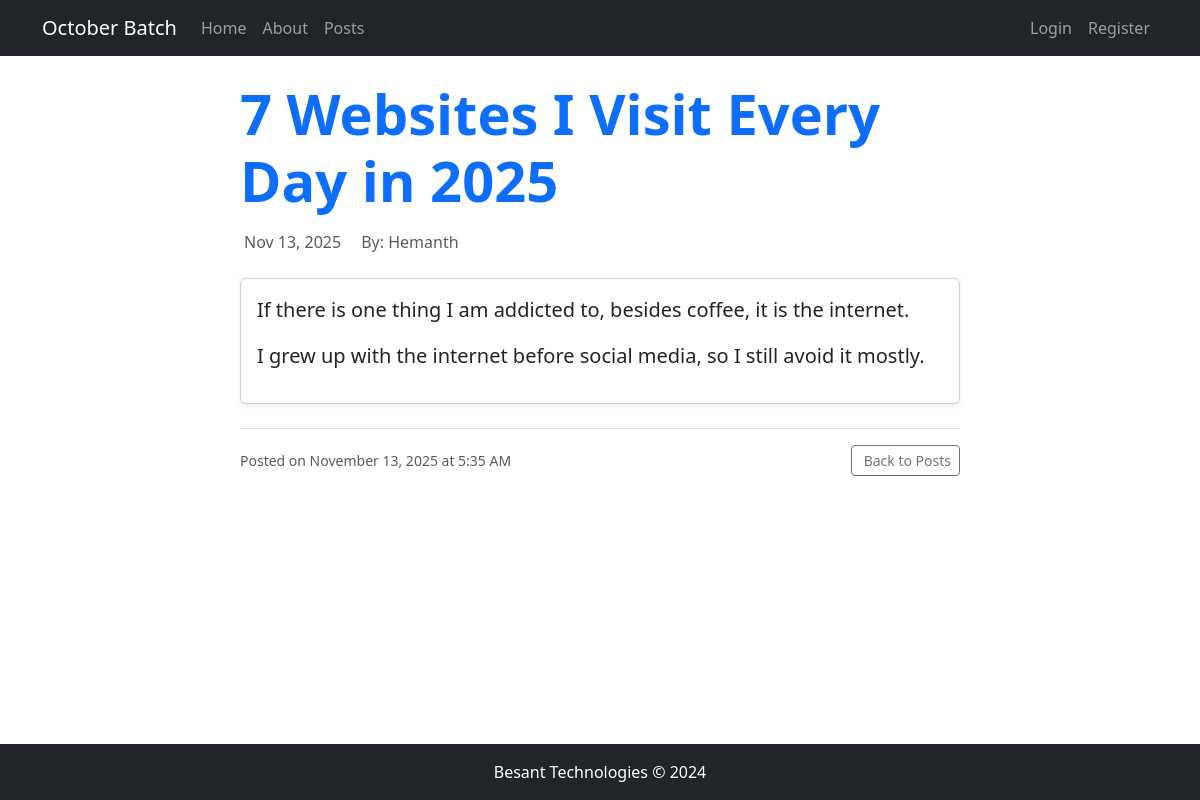
The app's page /posts/9 with its own data.
### myapp/models.py (models this page shows, shortened)
class Post(models.Model):
    title = models.CharField(max_length=200, help_text="Enter the post's title (max 200 characters).")
    content = models.TextField(help_text="Write the full content of the post.")
    author = models.ForeignKey(Author, on_delete=models.CASCADE, help_text="Select the author who wrote this post.")
    cover_image = models.ImageField(
        upload_to=upload_to,
        blank=True,
        null=True,
        help_text="Upload a cover image for this post"
    )
    is_published = models.BooleanField(default=False, help_text="Mark as published to make the post visible to readers.")
    created_at = models.DateTimeField(auto_now_add=True, help_text="Date and time when the post was created (auto-populated).")

class Author(models.Model):
    name = models.CharField(max_length=100)
    email = models.EmailField()
    created_at = models.DateTimeField(auto_now_add=True)
    def __str__(self):
        return self.name

### myapp/views.py (the view)
# urls.py: path('posts/<int:id>', PostDetailedView.as_view(), name='post_details'),
class PostDetailedView(DetailView):
    model = Post
    template_name = "post_detail.html"
    context_object_name = "post"
    pk_url_kwarg = 'id'

### myapp/templates/post_detail.html (shortened to what this page needs)
{% extends "base.html" %}
{% block content %}
<div class="container mt-4">
  <div class="row justify-content-center">
    <div class="col-lg-10 col-xl-8">
      {% if post %}
        <article class="post-detail">
          <header class="mb-4">
            <h1 class="display-4 fw-bold text-primary mb-3">{{ post.title }}</h1>
            <div class="d-flex flex-wrap align-items-center text-muted mb-3">
              <span class="me-3">
                {{ post.created_at|date:"M d, Y" }}
              </span>
              <span>
                By: {{ post.author }}
              </span>
            </div>
          </header>
          <div class="post-content">
            <div class="card shadow-sm">
              <div class="card-body">
                <div class="post-text fs-5">
                  {{ post.content|linebreaks }}
                </div>
              </div>
            </div>
          </div>
          <footer class="mt-4 pt-3 border-top">
            <div class="d-flex justify-content-between align-items-center">
              <small class="text-muted">
                Posted on {{ post.created_at|date:"F d, Y \a\t g:i A" }}
              </small>
              <div class="post-actions">
                <a href="{% url 'post' %}" class="btn btn-outline-secondary btn-sm">
                  Back to Posts
                </a>
              </div>
            </div>
          </footer>
        </article>
      {% endif %}
    </div>
  </div>
</div>
{% endblock %}

### myapp/templates/base.html (shortened to what this page needs)
{% load static %}
<!DOCTYPE html>
<html lang="en">
<head>
    <link rel="stylesheet" href="{% static 'css/style.css' %}">
    <link href="https://cdn.jsdelivr.net/npm/bootstrap@5.3.0/dist/css/bootstrap.min.css" rel="stylesheet">
</head>
<body class="d-flex flex-column min-vh-100">
    <nav class="navbar navbar-expand-lg navbar-dark bg-dark">
        <div class="container">
            <a class="navbar-brand" href="/">October Batch</a>
            <div class="collapse navbar-collapse" id="navbarNav">
                <ul class="navbar-nav me-auto">
                    <li class="nav-item">
                        <a class="nav-link" href="/">Home</a>
                    </li>
                    <li class="nav-item">
                        <a class="nav-link" href="/about">About</a>
                    </li>
                    <li class="nav-item">
                        <a class="nav-link" href="/posts">Posts</a>
                    </li>
                </ul>
                <ul class="navbar-nav">
                    <li class="nav-item">
                        <a class="nav-link" href="/accounts/login">Login</a>
                    </li>
                    <li class="nav-item">
                        <a class="nav-link" href="/accounts/register">Register</a>
                    </li>
                </ul>
            </div>
        </div>
    </nav>
    <main class="flex-grow-1">
        <div class="container my-4">
            {% block content %}{% endblock %}
        </div>
    </main>
    <footer class="bg-dark text-white py-3 mt-auto">
        <div class="container text-center">
            <p class="mb-0">Besant Technologies © 2024</p>
        </div>
    </footer>
</body>
</html>

### myapp/static/css/style.css (style rules this page uses)
h1 { color: greenyellow; font-size: medium; }

### records on screen
Post: title "7 Websites I Visit Every Day in 2025", created_at "Nov 13, 2025", author "Hemanth", content "If there is one thing I am addicted to, besides coffee, it is the internet. I grew up with the internet before social media, so I still avoid it mostly.", created_at "November 13, 2025 at 5:35 AM"
